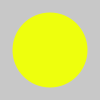
Frame 1 (no input)
Frame 60 (the mouse pressed at the canvas centre just before this capture): identical to frame 1, image omitted
Frame 120 (the mouse held since frame 60 and released just before this capture): identical to frame 1, image omitted

The Processing sketch that drew this single still picture (run headless with seeded random() and noise(); from frame 60 on, the mouse is pressed at the canvas centre):

// Processing sketch: processing_53351
// ── processing_53351.pde

void setup () {
  smooth();
  noStroke();
  ellipseMode(CENTER);
}

void draw () {
 background(200);
 fill(238,255,13);
 ellipse(50,50,75,75);
}
